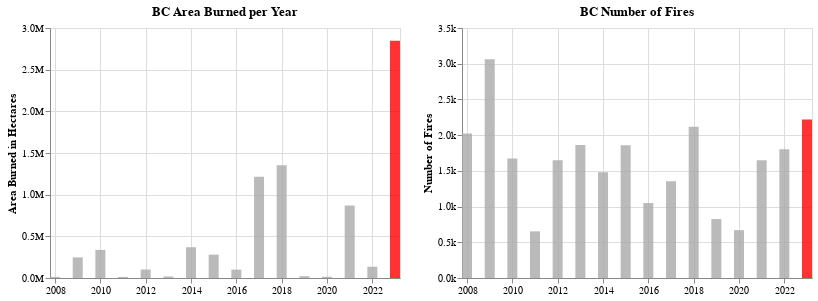

The cell this chart's notebook holds for it:
### Code cell
#Area burned chart

bar = alt.Chart(fires).mark_bar(opacity=0.8, color='darkgray', size = 10).encode(
    alt.X('date:T', title=None),
    alt.Y('area_burned:Q', title='Area Burned in Hectares', axis=alt.Axis(format='s')),
    color=alt.condition(
        alt.datum.year == 2023,  # If the country is "US" this test returns True,
        alt.value('red'),     # highlight a bar with red.
        alt.value('darkgrey')   # And grey for the rest of the bars
     ),
    tooltip=[alt.Tooltip('year', title="Year"), alt.Tooltip('area_burned', title="Area Burned")]
).properties(width=350, height=250, title='BC Area Burned per Year')


bar2 = alt.Chart(fires).mark_bar(opacity=0.8, color='red', size = 10).encode(
    alt.X('date:T', title=None),
    alt.Y('fire_no:Q', title='Number of Fires', axis=alt.Axis(format='s')),
    color=alt.condition(
        alt.datum.year == 2023,  # If the country is "US" this test returns True,
        alt.value('red'),     # highlight a bar with red.
        alt.value('darkgrey')   # And grey for the rest of the bars
     ),
    tooltip=[alt.Tooltip('year', title="Year"), alt.Tooltip('fire_no', title="Number of Fires")]
).properties(width=350, height=250, title='BC Number of Fires')


bar | bar2

### Figure 1 — Vega-Lite specification as saved in the notebook (floating-point values rounded to 4 significant figures)
{"config": {"view": {"continuousWidth": 400, "continuousHeight": 300}}, "hconcat": [{"mark": {"type": "bar", "color": "darkgray", "opacity": 0.8, "size": 10}, "encoding": {"color": {"condition": {"value": "red", "test": "(datum.year === 2023)"}, "value": "darkgrey"}, "tooltip": [{"field": "year", "title": "Year", "type": "quantitative"}, {"field": "area_burned", "title": "Area Burned", "type": "quantitative"}], "x": {"field": "date", "title": null, "type": "temporal"}, "y": {"axis": {"format": "s"}, "field": "area_burned", "title": "Area Burned in Hectares", "type": "quantitative"}}, "height": 250, "title": "BC Area Burned per Year", "width": 350}, {"mark": {"type": "bar", "color": "red", "opacity": 0.8, "size": 10}, "encoding": {"color": {"condition": {"value": "red", "test": "(datum.year === 2023)"}, "value": "darkgrey"}, "tooltip": [{"field": "year", "title": "Year", "type": "quantitative"}, {"field": "fire_no", "title": "Number of Fires", "type": "quantitative"}], "x": {"field": "date", "title": null, "type": "temporal"}, "y": {"axis": {"format": "s"}, "field": "fire_no", "title": "Number of Fires", "type": "quantitative"}}, "height": 250, "title": "BC Number of Fires", "width": 350}], "data": {"name": "data-a96d371a1b120a74f2b690504f6b94bf"}, "$schema": "https://vega.github.io/schema/vega-lite/v4.17.0.json", "datasets": {"data-a96d371a1b120a74f2b690504f6b94bf": [{"date": "2008-01-01T00:00:00", "area_burned": 13240, "fire_no": 2023, "avg_size": 6.5, "year": 2008}, {"date": "2009-01-01T00:00:00", "area_burned": 247419, "fire_no": 3064, "avg_size": 80.8, "year": 2009}, {"date": "2010-01-01T00:00:00", "area_burned": 337149, "fire_no": 1672, "avg_size": 201.6, "year": 2010}, {"date": "2011-01-01T00:00:00", "area_burned": 12604, "fire_no": 653, "avg_size": 19.3, "year": 2011}, {"date": "2012-01-01T00:00:00", "area_burned": 102122, "fire_no": 1649, "avg_size": 61.9, "year": 2012}, {"date": "2013-01-01T00:00:00", "area_burned": 18298, "fire_no": 1861, "avg_size": 9.8, "year": 2013}, {"date": "2014-01-01T00:00:00", "area_burned": 369168, "fire_no": 1481, "avg_size": 249.3, "year": 2014}, {"date": "2015-01-01T00:00:00", "area_burned": 280605, "fire_no": 1858, "avg_size": 151.0, "year": 2015}, {"date": "2016-01-01T00:00:00", "area_burned": 100366, "fire_no": 1050, "avg_size": 95.6, "year": 2016}, {"date": "2017-01-01T00:00:00", "area_burned": 1216053, "fire_no": 1353, "avg_size": 898.8, "year": 2017}, {"date": "2018-01-01T00:00:00", "area_burned": 1354284, "fire_no": 2117, "avg_size": 639.7, "year": 2018}, {"date": "2019-01-01T00:00:00", "area_burned": 21138, "fire_no": 825, "avg_size": 25.6, "year": 2019}, {"date": "2020-01-01T00:00:00", "area_burned": 14536, "fire_no": 670, "avg_size": 21.7, "year": 2020}, {"date": "2021-01-01T00:00:00", "area_burned": 869300, "fire_no": 1647, "avg_size": 527.8, "year": 2021}, {"date": "2022-01-01T00:00:00", "area_burned": 135235, "fire_no": 1801, "avg_size": 75.1, "year": 2022}, {"date": "2023-01-01T00:00:00", "area_burned": 2848350, "fire_no": 2219, "avg_size": 1119.0, "year": 2023}]}}
